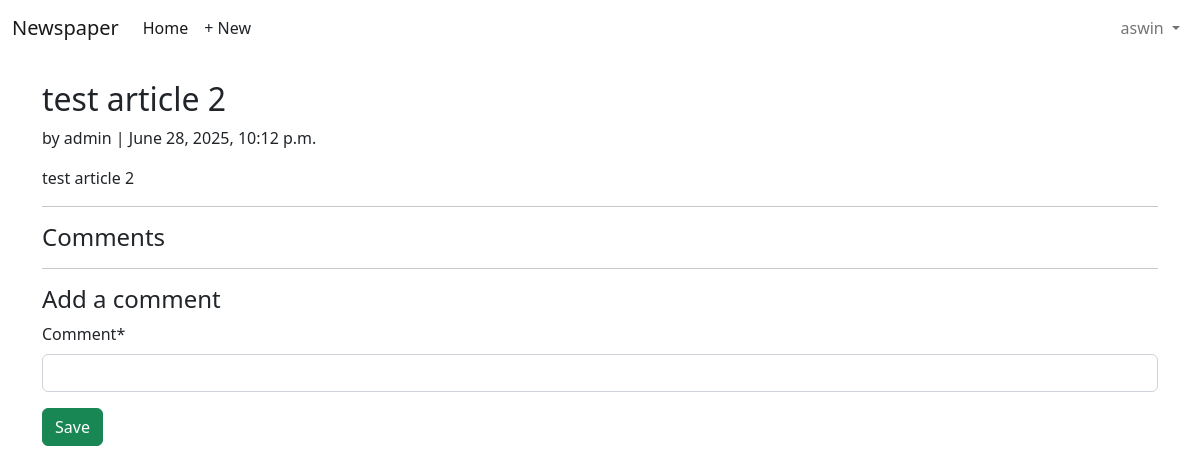
The app's page /articles/3/ (signed in) with its own data.
### accounts/models.py (models this page shows)
class CustomUser(AbstractUser):
    age = models.PositiveIntegerField(null=True, blank=True)

### articles/models.py (models this page shows, shortened)
class Article(models.Model):
    title = models.CharField(max_length=255)
    body = models.TextField()
    date = models.DateTimeField(auto_now_add=True)
    author = models.ForeignKey(
        settings.AUTH_USER_MODEL,
        on_delete=models.CASCADE,
    )

### articles/views.py (the view, shortened to what this page needs)
# urls.py: path("<int:pk>/", ArticleDetailView.as_view(), name="article_detail"),
class ArticleDetailView(LoginRequiredMixin,DetailView):
    def get(self, request, *args, **kwargs):
        view = CommentGet.as_view()
        return view(request, *args, **kwargs)

### articles/forms.py
class CommentForm(forms.ModelForm):
    class Meta:
        model = Comment
        fields = ("comment",)

### articles/views.py (called while the page is built)
    def get_context_data(self, **kwargs):
        context = super().get_context_data(**kwargs)
        context["form"] = CommentForm()
        return context

### templates/article_detail.html (shortened to what this page needs)
{% extends "base.html" %}
{% load crispy_forms_tags %}
{% block content %}
<div class="article-entry">
<h2>{{ object.title }}</h2>
<p>by {{ object.author }} | {{ object.date }}</p>
<p>{{ object.body }}</p>
</div>
  <hr>
<h4>Comments</h4>
<hr>
<h4>Add a comment</h4>
<form action="" method="post">{% csrf_token %}
  {{ form|crispy }}
<button class="btn btn-success ml-2" type="submit">Save</button>
</form>
{% endblock content %}

### templates/base.html (shortened to what this page needs)
<!DOCTYPE html>
<html>
<head>
  <link href="https://cdn.jsdelivr.net/npm/bootstrap@5.2.3/dist/css/bootstrap.min.css" rel="stylesheet">
  </head>
</head>
<body>
  <nav class="navbar navbar-expand-lg bg-body-tertiary">
    <div class="container-fluid">
      <a class="navbar-brand" href="{% url 'home' %}">Newspaper</a>
      <div class="collapse navbar-collapse" id="navbarSupportedContent">
        <ul class="navbar-nav me-auto mb-2 mb-lg-0">
          <li class="nav-item">
            <a class="nav-link active" aria-current="page" href="#">Home</a>
          </li>
          {% if user.is_authenticated %}
          <li><a href="{% url 'article_new' %}" class="nav-link px-2 link-dark">+ New</a></li>
        </ul>
        <div class="mr-auto">
          <ul class="navbar-nav">
            <li class="nav-item dropdown">
              <a class="nav-link dropdown-toggle" href="#" role="button" data-bs-toggle="dropdown"
                aria-expanded="false">
                {{ user.username }}
              </a>
            </li>
        {% endif %}
      </div>
    </div>
  </nav>
  <main>
    <div class="container mt-4">
      {% block content %}
      {% endblock content %}
    </div>
  </main>
</body>
</html>

### records on screen
CustomUser: username "aswin"
Article: title "test article 2", author "admin", date "June 28, 2025, 10:12 p.m.", body "test article 2"
